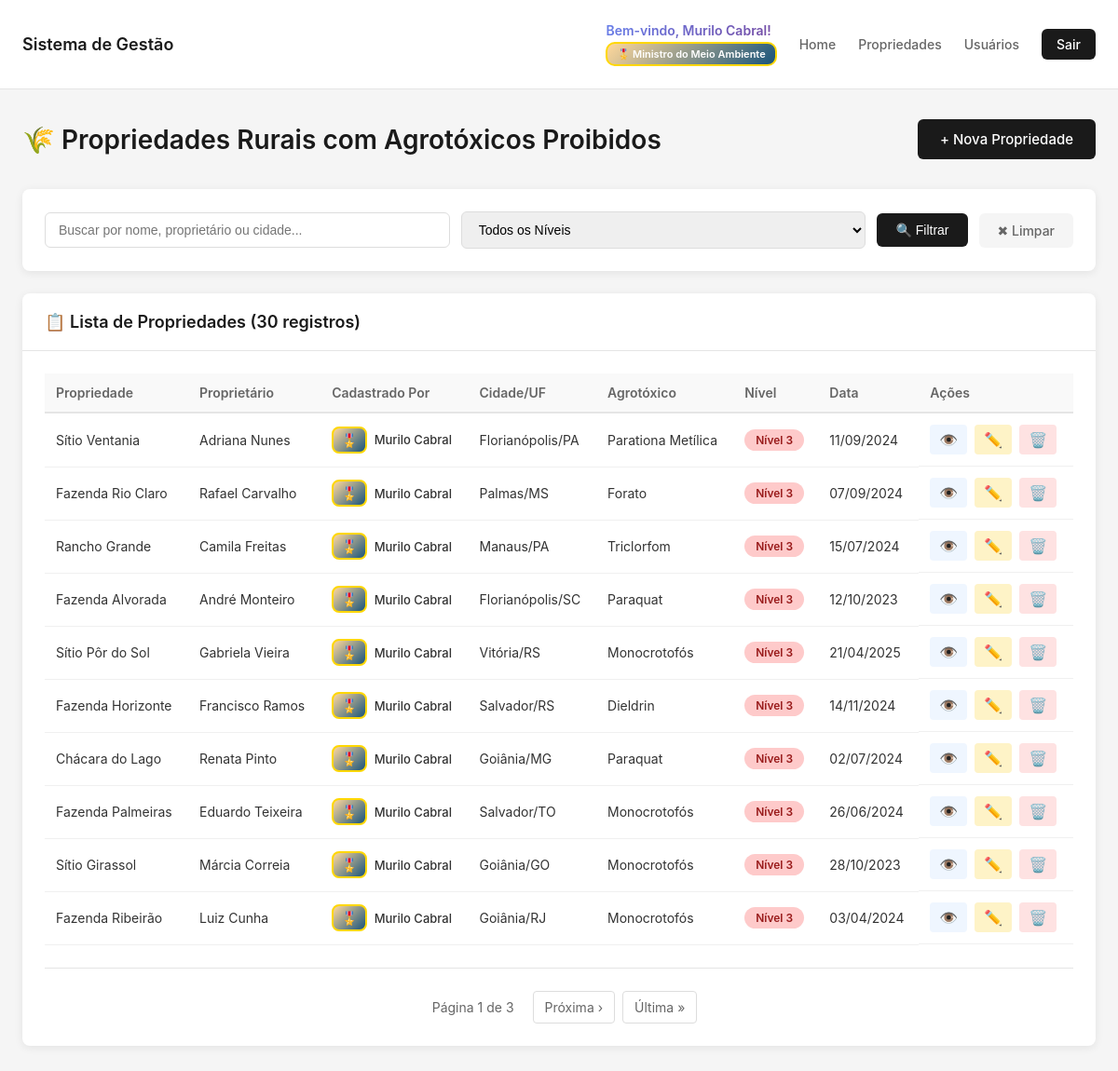
/propriedades/ (signed in), run on the app's committed database.
### core/models.py (models this page shows, shortened)
class PerfilUsuario(models.Model):
    TIPO_PERFIL_CHOICES = [
        ('COMUM', 'Usuário Comum'),
        ('DIRETOR', 'Diretor de Divisões'),
        ('MINISTRO', 'Ministro do Meio Ambiente'),
    ]
    usuario = models.OneToOneField(User, on_delete=models.CASCADE, related_name='perfil')
    tipo_perfil = models.CharField(
        max_length=10,
        choices=TIPO_PERFIL_CHOICES,
        default='COMUM',
        verbose_name="Tipo de Perfil"
    )
    foto = models.ImageField(upload_to='fotos_usuarios/', verbose_name="Foto do Usuário", null=True, blank=True)
    telefone = models.CharField(max_length=20, verbose_name="Telefone", blank=True)
    cpf = models.CharField(max_length=14, verbose_name="CPF", blank=True, unique=True, null=True)
    data_nascimento = models.DateField(verbose_name="Data de Nascimento", null=True, blank=True)
    endereco = models.TextField(verbose_name="Endereço", blank=True)
    bio = models.TextField(verbose_name="Biografia", blank=True, max_length=500)
    data_cadastro = models.DateTimeField(auto_now_add=True, verbose_name="Data de Cadastro")
    data_atualizacao = models.DateTimeField(auto_now=True, verbose_name="Última Atualização")
    def get_tipo_perfil_display_icon(self):
        icons = {
            'COMUM': '👤',
            'DIRETOR': '👔',
            'MINISTRO': '🎖️',
        }
        return icons.get(self.tipo_perfil, '👤')
    class Meta:
        verbose_name = "Perfil de Usuário"
        verbose_name_plural = "Perfis de Usuários"
        ordering = ['-data_cadastro']

class PropriedadeRural(models.Model):
    NIVEL_CHOICES = [
        (1, 'Nível 1 - Baixo Impacto'),
        (2, 'Nível 2 - Médio Impacto'),
        (3, 'Nível 3 - Alto Impacto'),
    ]
    nome_propriedade = models.CharField(max_length=200, verbose_name="Nome da Propriedade")
    proprietario = models.CharField(max_length=200, verbose_name="Nome do Proprietário")
    cpf_cnpj = models.CharField(max_length=18, verbose_name="CPF/CNPJ")
    endereco = models.TextField(verbose_name="Endereço Completo")
    cidade = models.CharField(max_length=100, verbose_name="Cidade")
    estado = models.CharField(max_length=2, verbose_name="Estado (UF)")
    area_hectares = models.DecimalField(
        max_digits=10,
        decimal_places=2,
        validators=[MinValueValidator(0.01)],
        verbose_name="Área em Hectares"
    )
    agrotoxico_utilizado = models.CharField(max_length=200, verbose_name="Agrotóxico Proibido Utilizado")
    nivel_impacto = models.IntegerField(
        choices=NIVEL_CHOICES,
        verbose_name="Nível de Impacto Ambiental"
    )
    descricao_impacto = models.TextField(
        verbose_name="Descrição do Impacto",
        help_text="Descreva os impactos observados nos lençóis freáticos, rios e mares"
    )
    data_identificacao = models.DateField(
        default=timezone.now,
        verbose_name="Data de Identificação"
    )
    latitude = models.DecimalField(
        max_digits=9,
        decimal_places=6,
        null=True,
        blank=True,
        verbose_name="Latitude"
    )
    longitude = models.DecimalField(
        max_digits=9,
        decimal_places=6,
        null=True,
        blank=True,
        verbose_name="Longitude"
    )
    usuario_cadastro = models.ForeignKey(
        User,
        on_delete=models.SET_NULL,
        null=True,
        verbose_name="Cadastrado por"
    )
    data_cadastro = models.DateTimeField(auto_now_add=True, verbose_name="Data de Cadastro")
    data_atualizacao = models.DateTimeField(auto_now=True, verbose_name="Última Atualização")
    ativo = models.BooleanField(default=True, verbose_name="Registro Ativo")
    class Meta:
        verbose_name = "Propriedade Rural"
        verbose_name_plural = "Propriedades Rurais"
        ordering = ['-data_cadastro']

### core/views.py (the view, shortened to what this page needs)
# urls.py: path("propriedades/", views.propriedades_list, name="propriedades_list"),
@login_required
def propriedades_list(request):
    nivel_filtro = request.GET.get('nivel')
    search = request.GET.get('search', '')
    propriedades = PropriedadeRural.objects.filter(ativo=True)
    niveis_permitidos = obter_niveis_visualizacao(request.user)
    propriedades = propriedades.filter(nivel_impacto__in=niveis_permitidos)
    if nivel_filtro:
        propriedades = propriedades.filter(nivel_impacto=nivel_filtro)
    paginator = Paginator(propriedades, 10)
    page_number = request.GET.get('page')
    page_obj = paginator.get_page(page_number)
    context = {
        'page_obj': page_obj,
        'nivel_filtro': nivel_filtro,
        'search': search,
        'pode_criar': pode_criar_propriedades(request.user),
        'niveis_permitidos': niveis_permitidos,
    }
    return render(request, 'core/propriedades_list.html', context)

### core/views.py (called while the page is built, shortened)
def obter_niveis_visualizacao(usuario):
    if not usuario.is_authenticated:
        return []
    if usuario.is_staff or usuario.is_superuser:
        return [1, 2, 3]

def pode_criar_propriedades(usuario):
    if not usuario.is_authenticated:
        return False
    if usuario.is_staff or usuario.is_superuser:
        return True
    if not hasattr(usuario, 'perfil'):
        return False
    return usuario.perfil.tipo_perfil in ['MINISTRO', 'DIRETOR']

### core/templates/core/propriedades_list.html (shortened to what this page needs)
{% extends 'core/base.html' %}
{% load static %}
{% block extra_styles %}
<link rel="stylesheet" href="{% static 'core/css/propriedades.css' %}">
{% endblock %}
{% block content %}
<div class="page-header">
    <h1>🌾 Propriedades Rurais com Agrotóxicos Proibidos</h1>
    {% if pode_criar %}
    <a href="{% url 'propriedade_create' %}" class="btn-primary">
        + Nova Propriedade
    </a>
    {% endif %}
</div>
<div class="filters-container">
    <form method="get" class="filters-form">
        <div class="filter-group">
            <input
                type="text"
                name="search"
                placeholder="Buscar por nome, proprietário ou cidade..."
                value="{{ search }}"
                class="search-input"
            >
        </div>
        <div class="filter-group">
            <select name="nivel" class="filter-select">
                <option value="">Todos os Níveis</option>
            </select>
        </div>
        <button type="submit" class="btn-filter">🔍 Filtrar</button>
        <a href="{% url 'propriedades_list' %}" class="btn-clear">✖ Limpar</a>
    </form>
</div>
{% if page_obj %}
<div class="card">
    <div class="card-header">
        <h3>📋 Lista de Propriedades ({{ page_obj.paginator.count }} registros)</h3>
    </div>
    <div class="card-body">
        <div class="table-responsive">
            <table class="table">
                <thead>
                    <tr>
                        <th>Propriedade</th>
                        <th>Proprietário</th>
                        <th>Cadastrado Por</th>
                        <th>Cidade/UF</th>
                        <th>Agrotóxico</th>
                        <th>Nível</th>
                        <th>Data</th>
                        <th>Ações</th>
                    </tr>
                </thead>
                <tbody>
                    {% for propriedade in page_obj %}
                    <tr>
                        <td>{{ propriedade.nome_propriedade }}</td>
                        <td>{{ propriedade.proprietario }}</td>
                        <td>
                            {% if propriedade.usuario_cadastro %}
                            <div class="user-badges-table">
                                <span class="badge-perfil-table badge-perfil-{{ propriedade.usuario_cadastro.perfil.tipo_perfil|lower }}">
                                    {{ propriedade.usuario_cadastro.perfil.get_tipo_perfil_display_icon }}
                                </span>
                                <span class="username-table">{{ propriedade.usuario_cadastro.get_full_name|default:propriedade.usuario_cadastro.username }}</span>
                            </div>
                            {% else %}
                            <span class="text-muted">N/A</span>
                            {% endif %}
                        </td>
                        <td>{{ propriedade.cidade }}/{{ propriedade.estado }}</td>
                        <td>{{ propriedade.agrotoxico_utilizado }}</td>
                        <td>
                            <span class="badge badge-nivel-{{ propriedade.nivel_impacto }}">
                                Nível {{ propriedade.nivel_impacto }}
                            </span>
                        </td>
                        <td>{{ propriedade.data_identificacao|date:"d/m/Y" }}</td>
                        <td class="action-buttons">
                            <a href="{% url 'propriedade_detail' propriedade.pk %}" class="btn-action btn-view" title="Visualizar">
                                👁️
                            </a>
                            <a href="{% url 'propriedade_update' propriedade.pk %}" class="btn-action btn-edit" title="Editar">
                                ✏️
                            </a>
                            <a href="{% url 'propriedade_delete' propriedade.pk %}" class="btn-action btn-delete" title="Excluir">
                                🗑️
                            </a>
                        </td>
                    </tr>
                    {% endfor %}
                </tbody>
            </table>
        </div>
        {% if page_obj.has_other_pages %}
        <div class="pagination">
            <span class="page-info">
                Página {{ page_obj.number }} de {{ page_obj.paginator.num_pages }}
            </span>
            {% if page_obj.has_next %}
                <a href="?page={{ page_obj.next_page_number }}{% if search %}&search={{ search }}{% endif %}{% if nivel_filtro %}&nivel={{ nivel_filtro }}{% endif %}" class="page-link">Próxima ›</a>
                <a href="?page={{ page_obj.paginator.num_pages }}{% if search %}&search={{ search }}{% endif %}{% if nivel_filtro %}&nivel={{ nivel_filtro }}{% endif %}" class="page-link">Última »</a>
            {% endif %}
        </div>
        {% endif %}
    </div>
</div>
{% endif %}
{% endblock %}

### core/templates/core/base.html (shortened to what this page needs)
{% load static %}
<!DOCTYPE html>
<html lang="pt-br">
  <head>
    <link rel="stylesheet" href="{% static 'core/css/base.css' %}" />
    {% block extra_styles %}{% endblock %}
  </head>
  <body>
    <nav class="navbar">
      <div class="navbar-container">
        <a class="navbar-brand" href="{% url 'index' %}"
          >Sistema de Gestão</a
        >
        <div class="navbar-nav">
          {% if user.is_authenticated %}
          <div class="user-info-navbar">
            <span class="welcome-message">
              Bem-vindo, {{ user.get_full_name|default:user.username }}!
            </span>
            <span class="badge-perfil-nav badge-perfil-{{ user.perfil.tipo_perfil|lower }}">
              {{ user.perfil.get_tipo_perfil_display_icon }} {{ user.perfil.get_tipo_perfil_display }}
            </span>
          </div>
          <a class="nav-link" href="{% url 'index' %}">Home</a>
          <a class="nav-link" href="{% url 'propriedades_list' %}"
            >Propriedades</a
          >
          <a class="nav-link" href="{% url 'usuarios_list' %}">Usuários</a>
          <a class="btn-logout" href="{% url 'logout' %}">Sair</a>
          {% else %}
          <a class="btn-login" href="{% url 'login' %}">Entrar</a>
          {% endif %}
        </div>
      </div>
    </nav>
    <main class="container">
       {% block content %}{% endblock %}
    </main>
  </body>
</html>

### core/static/core/css/base.css (style rules this page uses)
* { margin: 0; padding: 0; box-sizing: border-box; }
body { font-family: -apple-system, BlinkMacSystemFont, "Segoe UI", Roboto, "Helvetica Neue", Arial, sans-serif; background-color: #f5f5f5; min-height: 100vh; }
.navbar { background-color: white; border-bottom: 1px solid #e5e5e5; padding: 16px 0; }
.navbar-container { max-width: 1200px; margin: 0 auto; padding: 0 24px; display: flex; justify-content: space-between; align-items: center; }
.navbar-brand { font-size: 18px; font-weight: 600; color: #1a1a1a; text-decoration: none; }
.navbar-nav { display: flex; gap: 24px; align-items: center; }
.user-info-navbar { display: flex; flex-direction: column; gap: 4px; padding: 8px 0; }
.welcome-message { color: #1a1a1a; font-size: 14px; font-weight: 600; background: linear-gradient(135deg, #667eea 0%, #764ba2 100%); background-clip: text; -webkit-background-clip: text; -webkit-text-fill-color: transparent; white-space: nowrap; }
.badge-perfil-nav { display: inline-block; padding: 4px 10px; border-radius: 10px; font-size: 11px; font-weight: 600; white-space: nowrap; align-self: flex-start; }
.badge-perfil-ministro { background: #fef3c7; color: #92400e; border: 2px solid #f59e0b; }
.nav-link { color: #666; text-decoration: none; font-size: 14px; font-weight: 500; transition: color 0.2s ease; }
.btn-logout { background: #1a1a1a; color: white; border: none; padding: 8px 16px; border-radius: 6px; font-size: 14px; font-weight: 500; cursor: pointer; text-decoration: none; display: inline-block; transition: background-color 0.2s ease; }
.container { max-width: 1200px; margin: 32px auto; padding: 0 24px; }

### data on the page
PropriedadeRural: nome_propriedade "Sítio Ventania", proprietario "Adriana Nunes", usuario_cadastro.perfil.get_tipo_perfil_display_icon "🎖️", usuario_cadastro.get_full_name "Murilo Cabral", cidade "Florianópolis", estado "PA", agrotoxico_utilizado "Parationa Metílica", nivel_impacto "3", data_identificacao "11/09/2024"
PropriedadeRural: nome_propriedade "Fazenda Rio Claro", proprietario "Rafael Carvalho", usuario_cadastro.perfil.get_tipo_perfil_display_icon "🎖️", usuario_cadastro.get_full_name "Murilo Cabral", cidade "Palmas", estado "MS", agrotoxico_utilizado "Forato", nivel_impacto "3", data_identificacao "07/09/2024"
PropriedadeRural: nome_propriedade "Rancho Grande", proprietario "Camila Freitas", usuario_cadastro.perfil.get_tipo_perfil_display_icon "🎖️", usuario_cadastro.get_full_name "Murilo Cabral", cidade "Manaus", estado "PA", agrotoxico_utilizado "Triclorfom", nivel_impacto "3", data_identificacao "15/07/2024"
PropriedadeRural: nome_propriedade "Fazenda Alvorada", proprietario "André Monteiro", usuario_cadastro.perfil.get_tipo_perfil_display_icon "🎖️", usuario_cadastro.get_full_name "Murilo Cabral", cidade "Florianópolis", estado "SC", agrotoxico_utilizado "Paraquat", nivel_impacto "3", data_identificacao "12/10/2023"
PropriedadeRural: nome_propriedade "Sítio Pôr do Sol", proprietario "Gabriela Vieira", usuario_cadastro.perfil.get_tipo_perfil_display_icon "🎖️", usuario_cadastro.get_full_name "Murilo Cabral", cidade "Vitória", estado "RS", agrotoxico_utilizado "Monocrotofós", nivel_impacto "3", data_identificacao "21/04/2025"
PropriedadeRural: nome_propriedade "Fazenda Horizonte", proprietario "Francisco Ramos", usuario_cadastro.perfil.get_tipo_perfil_display_icon "🎖️", usuario_cadastro.get_full_name "Murilo Cabral", cidade "Salvador", estado "RS", agrotoxico_utilizado "Dieldrin", nivel_impacto "3", data_identificacao "14/11/2024"
PropriedadeRural: nome_propriedade "Chácara do Lago", proprietario "Renata Pinto", usuario_cadastro.perfil.get_tipo_perfil_display_icon "🎖️", usuario_cadastro.get_full_name "Murilo Cabral", cidade "Goiânia", estado "MG", agrotoxico_utilizado "Paraquat", nivel_impacto "3", data_identificacao "02/07/2024"
PropriedadeRural: nome_propriedade "Fazenda Palmeiras", proprietario "Eduardo Teixeira", usuario_cadastro.perfil.get_tipo_perfil_display_icon "🎖️", usuario_cadastro.get_full_name "Murilo Cabral", cidade "Salvador", estado "TO", agrotoxico_utilizado "Monocrotofós", nivel_impacto "3", data_identificacao "26/06/2024"
PropriedadeRural: nome_propriedade "Sítio Girassol", proprietario "Márcia Correia", usuario_cadastro.perfil.get_tipo_perfil_display_icon "🎖️", usuario_cadastro.get_full_name "Murilo Cabral", cidade "Goiânia", estado "GO", agrotoxico_utilizado "Monocrotofós", nivel_impacto "3", data_identificacao "28/10/2023"
PropriedadeRural: nome_propriedade "Fazenda Ribeirão", proprietario "Luiz Cunha", usuario_cadastro.perfil.get_tipo_perfil_display_icon "🎖️", usuario_cadastro.get_full_name "Murilo Cabral", cidade "Goiânia", estado "RJ", agrotoxico_utilizado "Monocrotofós", nivel_impacto "3", data_identificacao "03/04/2024"

### other printed values
{{ user.get_full_name|default:user.username }} "Murilo Cabral"
{{ user.perfil.get_tipo_perfil_display_icon }} "🎖️"
{{ user.perfil.get_tipo_perfil_display }} "Ministro do Meio Ambiente"
{{ page_obj.paginator.count }} "30"
{{ page_obj.number }} "1"
{{ page_obj.paginator.num_pages }} "3"
